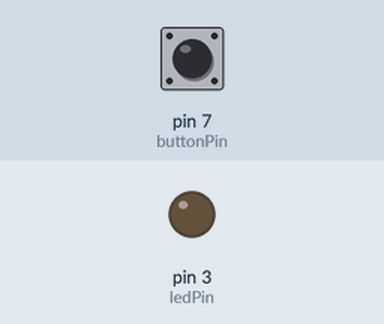
Simulated run of this sketch. Board: Arduino Uno, built with avr-gcc and run on an emulated ATmega328P. Shown: output pins drawn as LEDs (lit = HIGH). The inputs (shaded band) are chosen by the test bench; at power-on: pin 7 (buttonPin) LOW.

Above: at 1.2 s.
1.3 s: pin 7 (buttonPin) pulled HIGH for 0.15 s
At 1.37 s:
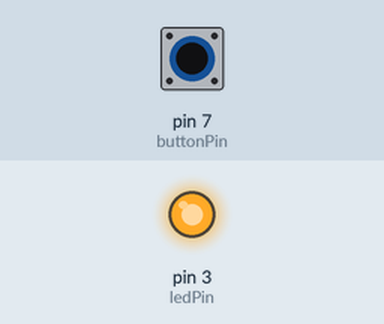
2.9 s: pin 7 (buttonPin) pulled HIGH for 3.2 s
At 7.4 s:
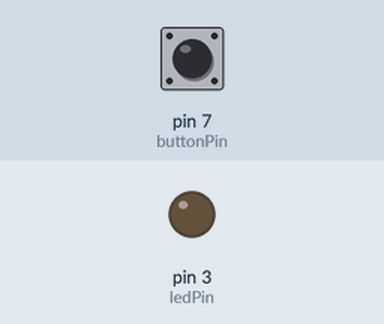
Timing chart, 0 to 8.9 s (numbered marks = the images above; inputs shaded):
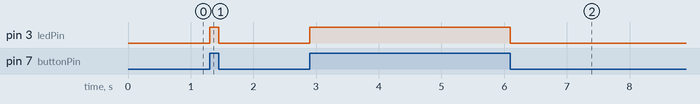

The sketch:

BUTTON.ino
```cpp
// constantes que não mudam. Elas são usadas aqui para definir os números dos pinos:
const int buttonPin = 7;  // o número do pino do botão
const int ledPin = 3;    // o número do pino do LED

// variáveis que mudarão:
int buttonState = 0;  // variável para ler o status do botão

void setup() {
  // inicializa o pino do LED como saída:
  pinMode(ledPin, OUTPUT);
  // inicializa o pino do botão como entrada:
  pinMode(buttonPin, INPUT);
}

void loop() {
  // lê o estado do valor do botão:
  buttonState = digitalRead(buttonPin);

  // verifica se o botão está pressionado. Se estiver, o buttonState é HIGH:
  if (buttonState == HIGH) {
    // acende o LED:
    digitalWrite(ledPin, HIGH);
  } else {
    // apaga o LED:
    digitalWrite(ledPin, LOW);
  }
}
```

Measured:
- after the input at 1.3 s, pin 3 (ledPin): LOW → HIGH at once, → LOW 0.15 s later
- after the input at 2.9 s, pin 3 (ledPin): LOW → HIGH at once, → LOW 3.2 s later
